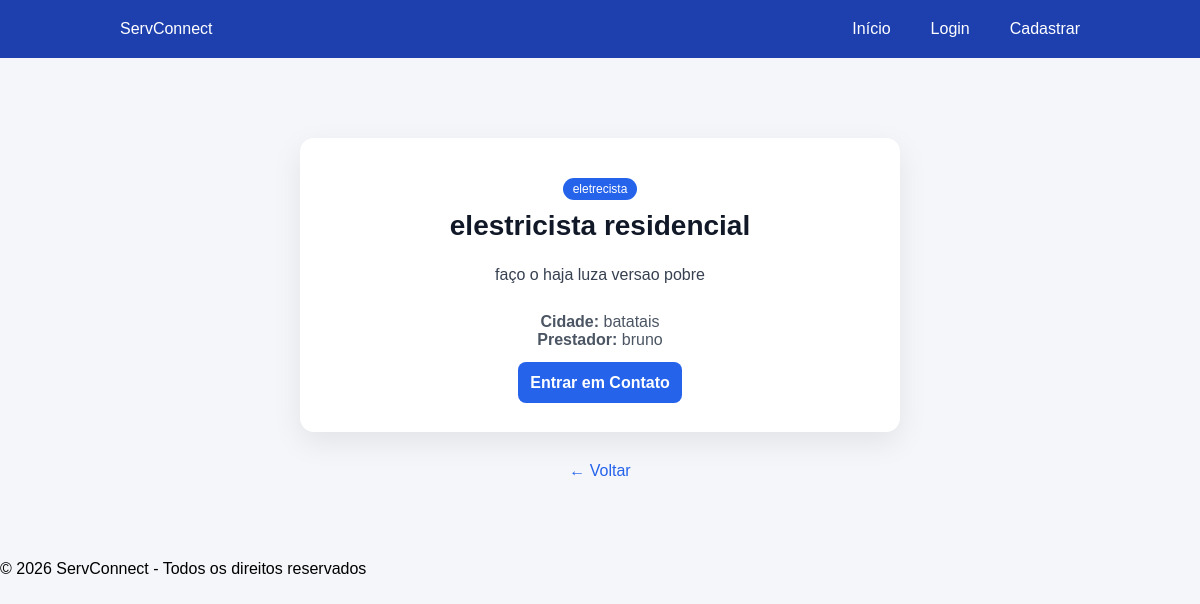
The app's page /servico/1/ with its own data.
### apps/servicos/models.py (models this page shows, shortened)
class Servico(models.Model):
    nome = models.CharField(max_length=100)
    descricao = models.TextField()
    cidade = models.CharField(max_length=100)
    categoria = models.CharField(max_length=100)
    usuario = models.ForeignKey(User, on_delete=models.CASCADE)

### apps/servicos/views.py (the view)
# urls.py: path('servico/<int:id>/', views.detalhe_servico, name='detalhe_servico'),
def detalhe_servico(request, id):
    servico = get_object_or_404(Servico, id=id)
    return render(request, 'detalhe_servico.html', {'servico': servico})

### templates/detalhe_servico.html
{% extends 'base.html' %}
{% block content %}
<div class="detalhe-container">
    <div class="detalhe-card">
        <span class="badge">{{ servico.categoria }}</span>
        <h2 class="detalhe-titulo">{{ servico.nome }}</h2>
        <p class="detalhe-descricao">
            {{ servico.descricao }}
        </p>
        <div class="detalhe-info">
            <p><strong>Cidade:</strong> {{ servico.cidade }}</p>
            <p><strong>Prestador:</strong> {{ servico.usuario.username }}</p>
        </div>
        <a href="{% url 'contato_prestador' servico.id %}" class="btn-primary detalhe-btn">
            Entrar em Contato
        </a>
    </div>
    <a href="/" class="voltar-link">← Voltar</a>
</div>
{% endblock %}

### static/css/style.css (style rules this page uses)
* { margin: 0; padding: 0; box-sizing: border-box; font-family: Arial, sans-serif; }
body { background-color: #f4f6f9; }
.btn-primary { padding: 10px 20px; background: #2563eb; color: white; border-radius: 8px; text-decoration: none; font-weight: bold; transition: 0.3s; }
.btn-primary { width: 100%; padding: 12px; background: #2563eb; color: white; border-radius: 8px; border: none; font-weight: bold; cursor: pointer; transition: 0.3s; }
.badge { display: inline-block; background: #2563eb; color: white; padding: 4px 10px; font-size: 12px; border-radius: 20px; margin-bottom: 10px; }
.detalhe-container { padding: 80px 10%; text-align: center; }
.detalhe-card { max-width: 600px; margin: auto; background: white; padding: 40px; border-radius: 14px; box-shadow: 0 10px 30px rgba(0,0,0,0.08); position: relative; }
.detalhe-titulo { font-size: 28px; margin-bottom: 20px; color: #111827; }
.detalhe-descricao { font-size: 16px; margin-bottom: 25px; color: #374151; line-height: 1.6; }
.detalhe-info { margin-bottom: 25px; color: #4b5563; }
.detalhe-btn { width: 100%; }
.voltar-link { display: inline-block; margin-top: 30px; color: #2563eb; text-decoration: none; font-weight: 500; }

### records on screen
Servico: categoria "eletrecista", nome "elestricista residencial", descricao "faço o haja luza versao pobre", cidade "batatais", usuario.username "bruno"
